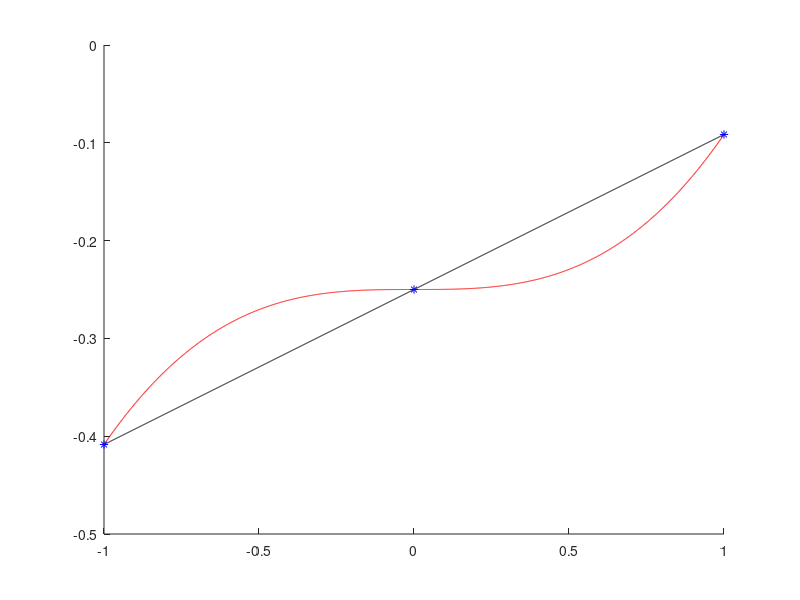
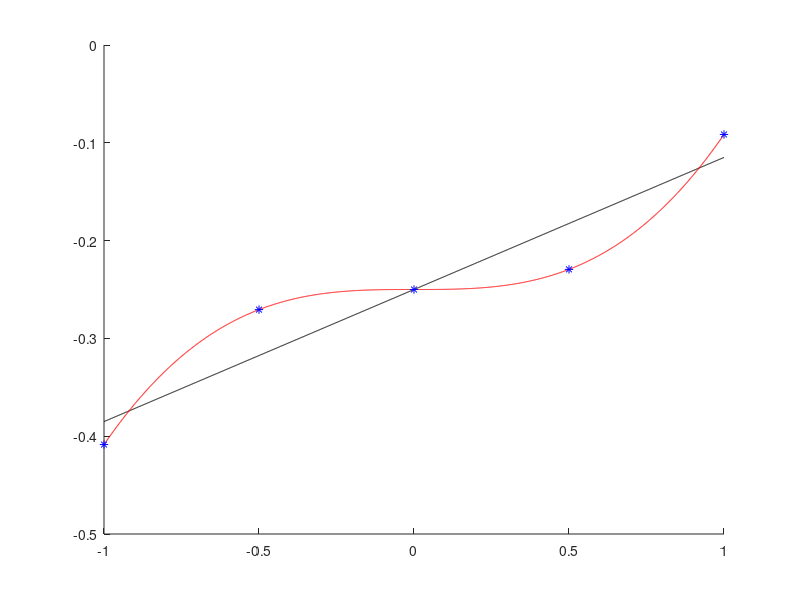
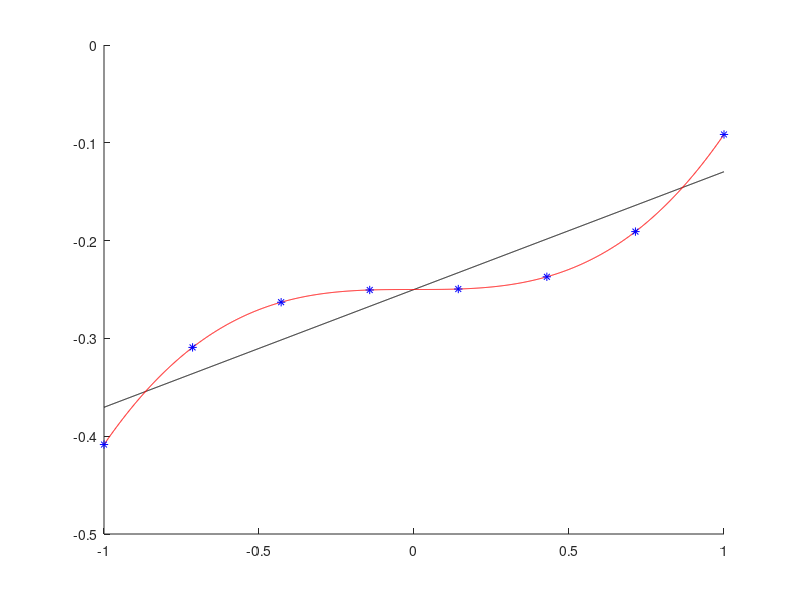
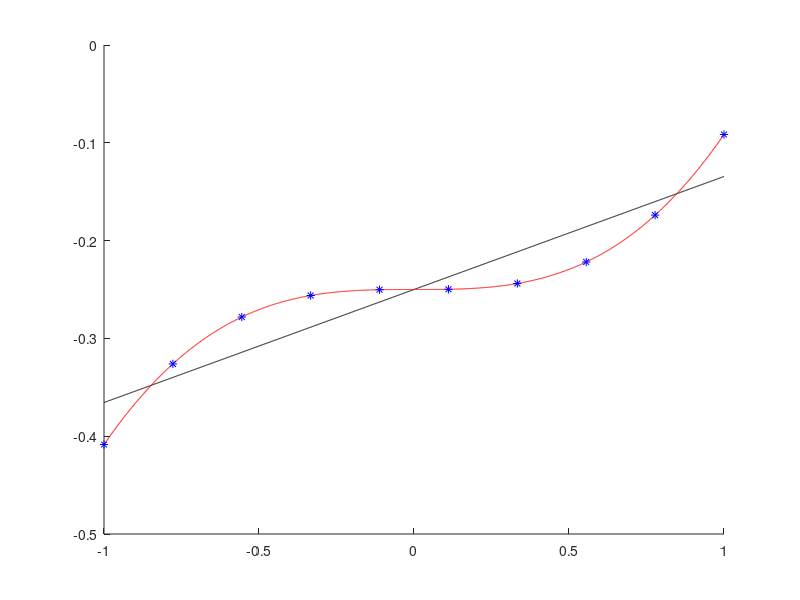

MATLAB code to generate these figures, in order:
% Line approximation (a1 * x + a0)

amountPoints = [3 5 8 10];
f = @(x) x - sin(x) - 0.25;
a = -1;
b = 1;

for t = 1 : length(amountPoints)
    figure(t);
    hold on;
   
    n = amountPoints(t);
    x = linspace(a, b, n);
    y = f(x);
    
    sumX = sum(x);
    sumX2 = sum(x * x');
    sumY = sum(y);
    sumYX = sum(y * x');
    
    a0 = (sumX2 * sumY - sumYX * sumX) / (n * sumX2 - sumX^2);
    a1 = (n * sumYX - sumY * sumX) / (n * sumX2 - sumX^2);

    line = @(x) a1 * x + a0;
    
    m = linspace(a, b, (b - a) * 1000);
    plot(m, line(m), 'k-');
    plot(m,    f(m), 'r-');
    plot(x,       y, 'b*');
    
    fmax = @(x) abs(f(x) - line(x));
    max_dev = max(fmax(m));
    fprintf("n = %2i   max_dev = %1.6f\n", n, max_dev);
end

clear;